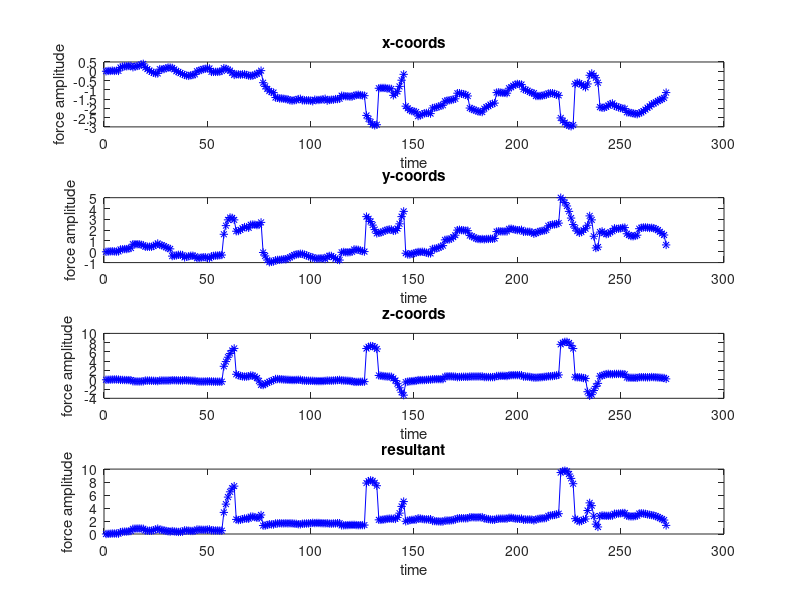
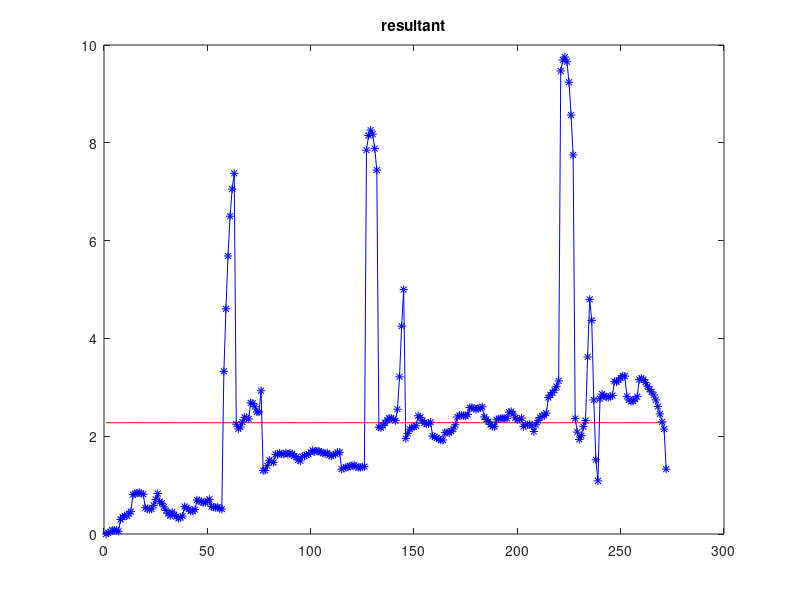
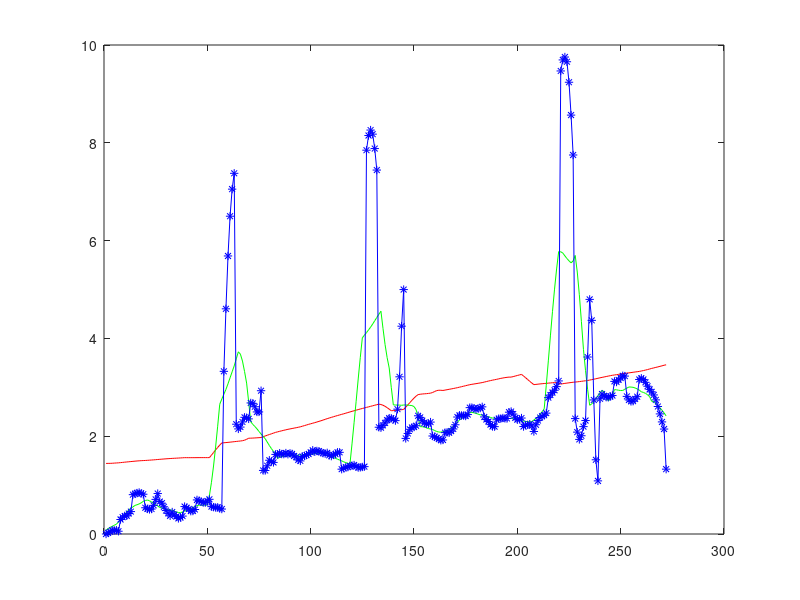

The MATLAB script that drew these images, in order:
% optoforce_data_reconstruct
% please do not use the MATLAB built-in findpeaks
close all;
clear;
clc;

%optoforce_raw_coords_737875.2263681019.mat  valid: [1, 238]
%optoforce_raw_coords_737875.2270650695.mat  valid: [1, 272]

%load('optoforce_raw_coords_737875.2263681019.mat', 'x_t', 'y_t', 'z_t');
%valid = 1:238;
load('optoforce_raw_coords_737875.2270650695.mat', 'x_t', 'y_t', 'z_t');
valid = 1:272;
x_t = x_t(valid);
y_t = y_t(valid);
z_t = z_t(valid);
res_t = sqrt(x_t.^2+y_t.^2+z_t.^2);

figure;
subplot(4, 1, 1);
plot(x_t, 'b*-'); title('x-coords'); xlabel('time'); ylabel('force amplitude');
subplot(4, 1, 2);
plot(y_t, 'b*-'); title('y-coords'); xlabel('time'); ylabel('force amplitude');
subplot(4, 1, 3);
plot(z_t, 'b*-'); title('z-coords'); xlabel('time'); ylabel('force amplitude');
subplot(4, 1, 4);
plot(res_t, 'b*-'); title('resultant'); xlabel('time'); ylabel('force amplitude');

% here you can continue with your bump-detection code:
% 1st attempt: get just a mean
figure(2);
plot(1:1:length(res_t),mean(res_t)*ones(1,length(res_t)),'r-');
hold on;
plot(res_t, 'b*-'); title('resultant');

% 2nd attempt: mean with sliding window to get a better threshold
window_length1 = 151; % always odd
threshold1 = zeros(1,length(res_t));
for i = 1:length(res_t)
    x_start = max(1,i-floor(window_length1/2));
    x_end = min(length(res_t), i+floor(window_length1/2));
    threshold1(i) = mean(res_t(x_start:x_end));
end
bias = 0.2;
threshold1 = threshold1 + bias;

% smaller window to get the bumps
window_length2 = 15;
threshold2 = zeros(1, length(res_t));
for i = 1:length(res_t)
    x_start = max(1,i-floor(window_length2/2));
    x_end = min(length(res_t), i+floor(window_length2/2));
    threshold2(i) = mean(res_t(x_start:x_end));
end


bump_set = threshold2>threshold1; % boolean, bump if the value is 1


figure(3);
plot(threshold1, 'r-');
hold on;
plot(threshold2, 'g-');
plot(res_t, 'b*-');
%plot(bump_set.*ones(1,length(res_t)).*(max(res_t)+0.3), 'r-');



